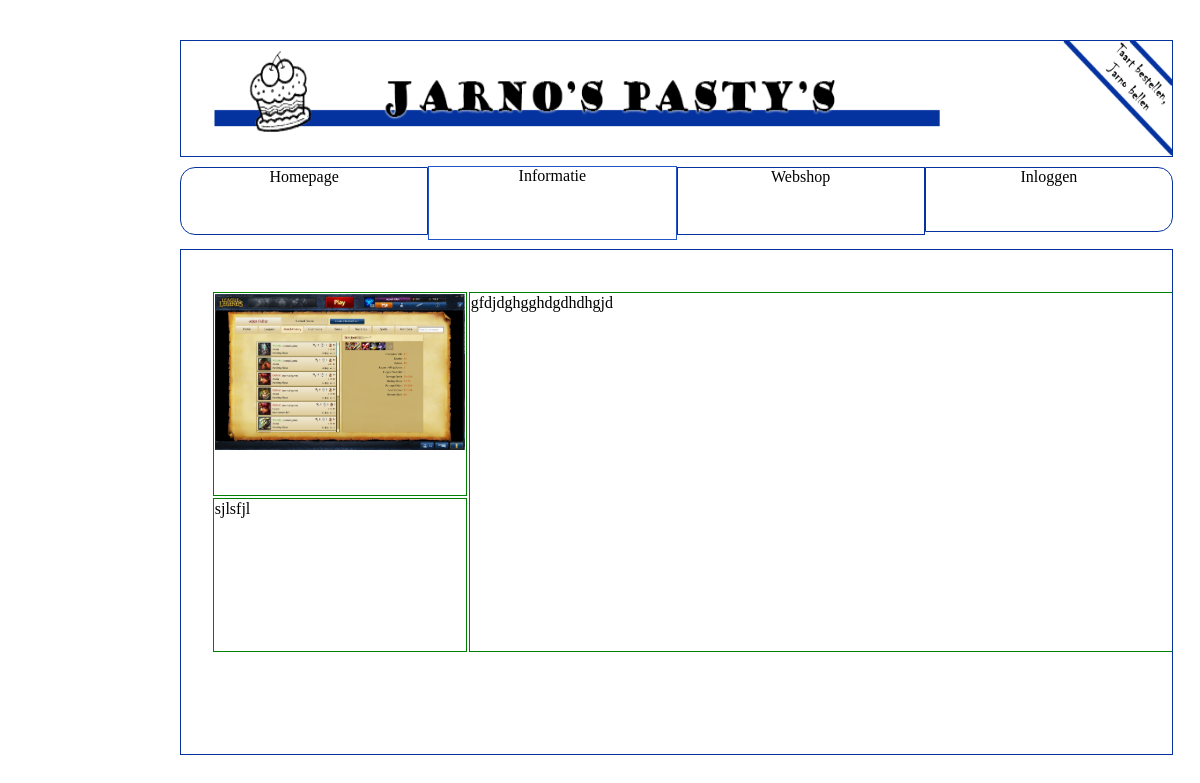
The app's page /?menuoptie=informatie with its own data.
### tables this page shows
CREATE TABLE IF NOT EXISTS `content` (
  `id` int(11) NOT NULL AUTO_INCREMENT,
  `content` text,
  `pagina` text NOT NULL,
  `type` text NOT NULL,
  PRIMARY KEY (`id`)
);

### functions/content.php (called while the page is built, shortened)
<?php
function GetContent()
{
    $content = "";
    if(isset($_GET['menuoptie'])){
        $content = $_GET['menuoptie'];
    }
    switch($content)
    {
        case 'informatie' :
            return informatie();
            break;
    }
}

### functions/informatie.php (the view, shortened to what this page needs)
<?php
function informatie() {
	$query = 'SELECT * FROM `content`
		WHERE `pagina` = "informatie"
		AND `type` = "text"
		AND `id`= "4"';
	$resultaat = mysql_query($query);
	$row = mysql_fetch_array($resultaat);
	$qu = 'SELECT * FROM `content`
		WHERE `pagina` = "informatie"
		AND `type` = "text"
		AND `id`= "6"';
	$re = mysql_query($qu);
	$ro = mysql_fetch_array($re);
	$q = 'SELECT `content` FROM `content`
			WHERE `pagina` = "informatie"
			AND `type` = "image"
			AND `id`= "5"';
	$r = mysql_query($q);
	$rw = mysql_fetch_array($r);
	$output = '<div id="infoInformatie">
				<form method="post" action="?menuoptie=informatie">
	  		  		<table id="tableInfo">
		  		  		<tr>
			  		  		<td><div id="imginformatie"><img src="' . $rw["content"] . '"></div></td>
			  		  		<td rowspan="2" id="informatierechts">' . $ro["content"] . '</td>
		  		  		</tr>
		  		  		<tr>
		  		  			<td><div id="informatielinks">' . $row["content"] . '</div></td>
		  		  		</tr>';
		  	if (isset($_SESSION["profiel"]) && $_SESSION["profiel"] == "1") {
			$output .= '<tr>
							<td>
								<input type="submit" class="buttonInformatie" value="Verander content" name="veranderContent">
							</td>
						</tr>
						</table>
						</form>
						</div>';
			}else{
				$output.='</table>
  		  		</form>
  		  		</div>';
			};
	return $output;
}

### css/style.css (style rules this page uses)
body { background-color: #FFFFFF; font-family: Times; }
#imginformatie { min-height: 200px; max-height: 200px; min-width: 250px; max-width: 250px; }
#imginformatie img { height: 100%; width: 100%; }
#tableInfo { margin-left: 3%; margin-right: 3%; margin-top: 4%; }
#tableInfo td { text-align: left; vertical-align: top; border: solid 1px green; }
#infoInformatie { position: absolute; width: 100%; max-height: 100%; overflow: auto; }
#informatielinks { min-width: 120px; min-height: 150px; max-width: 120px; max-height: 150px; }
#informatierechts { min-width: 800px; min-height: 360px; max-width: 800px; max-height: 360px; }

### records on screen
content: content (picture)
content: content "gfdjdghgghdgdhdhgjd"
content: content "sjlsfjl"
